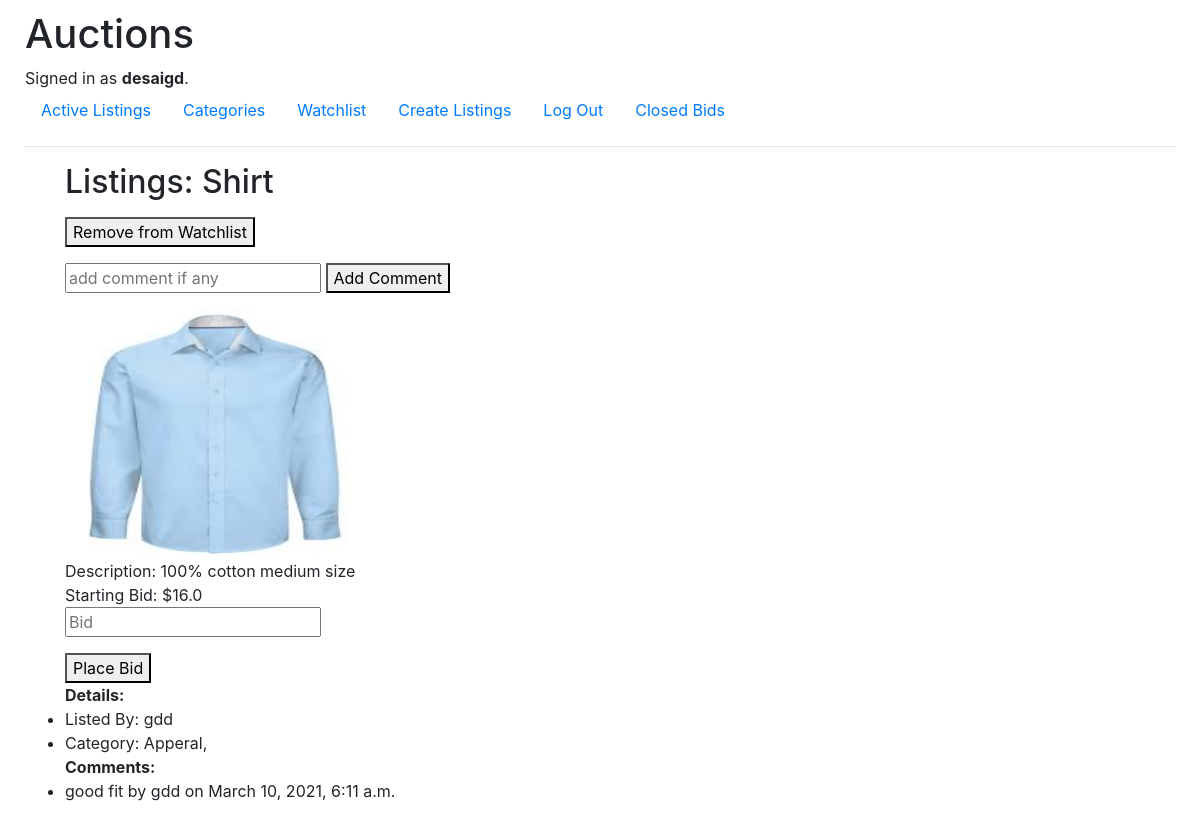
Screenshot of /auctions/26 (signed in) with the database file from the repository.
### auctions/models.py (models this page shows, shortened)
class User(AbstractUser):
    pass

class Listing(models.Model):
    name = models.CharField(max_length=64)
    description = models.TextField()
    category = models.ManyToManyField(Category, help_text='Select category/ies for this item', related_name='categ')
    start_bid = models.FloatField()
    listedby = models.ForeignKey(User, on_delete=models.CASCADE)
    image = models.ImageField(upload_to="images/", blank=True, null=True)
    created = models.DateTimeField(auto_now_add=True)

class Category(models.Model):
    cname = models.CharField(max_length=64, help_text='Enter a category of product (e.g. Electronics, Home Appliances)')
    def __str__(self):
       return f"{self.cname}"

class Comment(models.Model):
    comments = models.TextField(blank=True)
    commentsby = models.ForeignKey(User, on_delete=models.CASCADE,related_name='commentsby')
    datetime = models.DateTimeField(auto_now_add=True)
    listingid = models.ForeignKey(Listing, on_delete=models.CASCADE, related_name="commentslistingid")

### auctions/views.py (the view, shortened to what this page needs)
# urls.py: path("auctions/<str:id>", views.listing, name="listing"),
@login_required(login_url="login")
def listing(request,id):
    listing = Listing.objects.get(id = id)
    categories =Category.objects.filter(categ=id)
    user = User.objects.get(id=request.user.id)
    bid=Bid.objects.filter(listingid=id).aggregate(Max("currentbid"))
    if request.method == "GET":
        return render(request, "auctions/listing.html", {
        "listing":listing,
        "categories": categories,
        "watchlist": Watchlist.objects.filter(listingid = id, user = User.objects.get(id=request.user.id)),
        "bid" : bid,
        "comment" : Comment.objects.filter(listingid=id),
        })
    elif request.method == "POST" and request.POST.get("remove") == id:
        watchlist = Watchlist.objects.filter(listingid = id, user = user)
        watchlist.delete()
        return render(request, "auctions/watchlist.html", {
            "message": "Item removed from watchlist."
        })

### auctions/templates/auctions/listing.html (shortened to what this page needs)
{% extends "auctions/layout.html" %}
{% block body %}
    <ul><h2> Listings: {{listing.name}} </h2></ul>
    {% if watchlist %}
    <ul >
        <form method="POST" action= ""> <button type="submit" name= "remove" value= "{{listing.id}}" > Remove from Watchlist </button>
        </form>
    </ul>
    {% else %}
    <ul >
        <form method="POST" action= ""> <button type="submit" name= "add" value= "{{listing.id}}" > Add to Watchlist </button>
            {% csrf_token %}
        </form>
    </ul>
    {% endif %}
    <ul style="margin-top: 0px; margin-bottom: 0px;">
        <form method="POST" action= "" class= "form-group">
                <input type="text"  name="comment"  placeholder="add comment if any">
                <button type="submit"  > Add Comment </button>
    </form>
    </ul>
    {% if listing.image %}
    <ul style="margin-top: 0px; margin-bottom: 0px;">  <img style="width:300px;height:250px;"  src= /media/{{listing.image}}> </ul>
    {% endif %}
    <ul style="margin-top: 0px; margin-bottom: 0px;"  > Description: {{listing.description}} </ul>
    {% if bid.currentbid__max is not None  %}
    <ul style="margin-top: 0px; margin-bottom: 0px;" >  <strong> Current Bid: ${{ bid.currentbid__max }} </strong> </ul>
    {% else %}
    <ul style="margin-top: 0px; margin-bottom: 0px;" >   Starting Bid: ${{listing.start_bid}} </strong> </ul>
    {% endif %}
    <ul style="margin-top: 0px; margin-bottom: 0px;">
        <form method="POST" action= "">
            <div class= "form-group">
                <input type="number" min = 0 step=any name="bid" placeholder="Bid">
            </div>
            {% if user != listing.listedby %}
                <button type="submit" > Place Bid </button>
            {% else %}
                <button type="submit" name="closedbid" value= "closedbid"> Close bid </button>
            {% endif %}
        </form>
    </ul>
    <ul style="margin-top: 0px; margin-bottom: 0px;"> <strong> Details: </strong> </ul>
    <ul style="margin-top: 0px; margin-bottom: 0px;"> <li> Listed By:  {{listing.listedby}}  </li>
            <li style="margin-top: 0px; margin-bottom: 0px;"> Category:
            {% for category in categories %}
            {{ category }},
            {% endfor %}
        </li>
    </ul>
    <ul style="margin-top: 0px; margin-bottom: 0px;"> <strong> Comments: </strong>
            {% for c in comment %}
            <li>{{ c.comments }} by {{c.commentsby}} on {{ c.datetime}}  </li>
            {% endfor %} </li>
    </ul>
{% endblock %}

### auctions/templates/auctions/layout.html (shortened to what this page needs)
{% load static %}
<!DOCTYPE html>
<html lang="en">
    <head>
        <link rel="stylesheet" href="https://stackpath.bootstrapcdn.com/bootstrap/4.4.1/css/bootstrap.min.css">
        <link href="{% static 'auctions/styles.css' %}" rel="stylesheet">
    </head>
    <body>
    <div class="container-fluid">
        <h1>Auctions</h1>
        <div>
            {% if user.is_authenticated %}
                Signed in as <strong>{{ user.username }}</strong>.
            {% else %}
                Not signed in.
            {% endif %}
        </div>
        <ul class="nav">
            <li class="nav-item">
                <a class="nav-link" href="{% url 'index' %}">Active Listings</a>
            </li>
            {% if user.is_authenticated %}
            <li class="nav-item">
                <a class="nav-link" href="{% url 'categories' %}">Categories</a> </li>
            <li class="nav-item">
                <a class="nav-link" href="{% url 'watchlist' %}">Watchlist</a> </li>
            <li class="nav-item">
                <a class="nav-link" href="{% url 'create' %}">Create Listings</a> </li>
            <li class="nav-item">
                <a class="nav-link" href="{% url 'logout' %}">Log Out</a> </li>
            <li class="nav-item">
                <a class="nav-link" href="{% url 'closedbid' %}" >Closed Bids </a> </li>
            {% endif %}
        </ul>
        <hr>
        {% block body %}
        {% endblock %}
    </body>
</html>

### auctions/static/auctions/styles.css (style rules this page uses)
body { padding: 10px; }

### rows the page displays
User: username "desaigd"
Listing: name "Shirt", image (picture), description "100% cotton medium size", start_bid "16.0", listedby "gdd"
Category: cname "Apperal"
Comment: comments "good fit", commentsby "gdd", datetime "March 10, 2021, 6:11 a.m."
